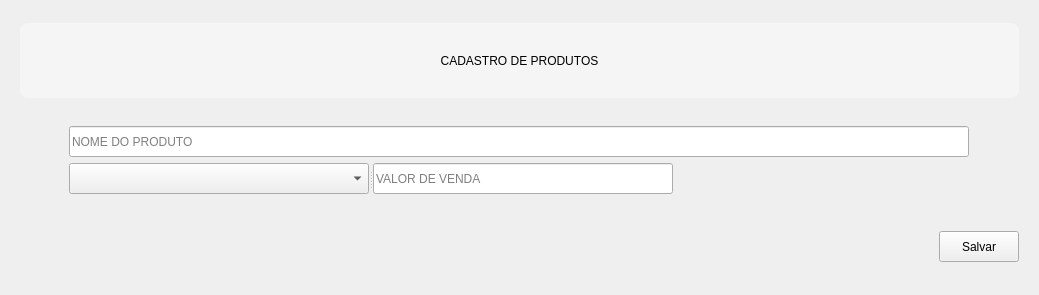
            <widget class="QWidget" name="cadastro_produto">
             <layout class="QVBoxLayout" name="verticalLayout_11">
              <item>
               <widget class="QWidget" name="widget_11" native="true">
                <property name="minimumSize">
                 <size>
                  <width>0</width>
                  <height>100</height>
                 </size>
                </property>
                <property name="maximumSize">
                 <size>
                  <width>16777215</width>
                  <height>100</height>
                 </size>
                </property>
                <property name="styleSheet">
                 <string notr="true">QFrame {
    background-color: #F5F5F5;
    border-radius: 8px;
}</string>
                </property>
                <layout class="QVBoxLayout" name="verticalLayout_10">
                 <item>
                  <widget class="QLabel" name="label_3">
                   <property name="minimumSize">
                    <size>
                     <width>0</width>
                     <height>75</height>
                    </size>
                   </property>
                   <property name="maximumSize">
                    <size>
                     <width>16777215</width>
                     <height>75</height>
                    </size>
                   </property>
                   <property name="text">
                    <string>CADASTRO DE PRODUTOS</string>
                   </property>
                   <property name="alignment">
                    <set>Qt::AlignmentFlag::AlignCenter</set>
                   </property>
                   <property name="indent">
                    <number>0</number>
                   </property>
                  </widget>
                 </item>
                </layout>
               </widget>
              </item>
              <item>
               <widget class="QWidget" name="widget_10" native="true">
                <layout class="QGridLayout" name="gridLayout_2">
                 <item row="1" column="0">
                  <widget class="QLineEdit" name="txt_nome_produto">
                   <property name="minimumSize">
                    <size>
                     <width>0</width>
                     <height>31</height>
                    </size>
                   </property>
                   <property name="maximumSize">
                    <size>
                     <width>900</width>
                     <height>16777215</height>
                    </size>
                   </property>
                   <property name="placeholderText">
                    <string>NOME DO PRODUTO</string>
                   </property>
                  </widget>
                 </item>
                 <item row="2" column="0">
                  <widget class="QSplitter" name="splitter_4">
                   <property name="orientation">
                    <enum>Qt::Orientation::Horizontal</enum>
                   </property>
                   <widget class="QComboBox" name="cb_tipo_produto">
                    <property name="minimumSize">
                     <size>
                      <width>0</width>
                      <height>31</height>
                     </size>
                    </property>
                    <property name="maximumSize">
                     <size>
                      <width>300</width>
                      <height>16777215</height>
                     </size>
                    </property>
                    <property name="placeholderText">
                     <string>TIPO</string>
                    </property>
                   </widget>
                   <widget class="QLineEdit" name="txt_valor_produto">
                    <property name="minimumSize">
                     <size>
                      <width>0</width>
                      <height>31</height>
                     </size>
                    </property>
                    <property name="maximumSize">
                     <size>
                      <width>300</width>
                      <height>16777215</height>
                     </size>
                    </property>
                    <property name="placeholderText">
                     <string>VALOR DE VENDA</string>
                    </property>
                   </widget>
                  </widget>
                 </item>
                </layout>
               </widget>
              </item>
              <item>
               <widget class="QWidget" name="widget_9" native="true">
                <property name="minimumSize">
                 <size>
                  <width>0</width>
                  <height>75</height>
                 </size>
                </property>
                <property name="maximumSize">
                 <size>
                  <width>16777215</width>
                  <height>75</height>
                 </size>
                </property>
                <layout class="QHBoxLayout" name="horizontalLayout_3">
                 <item>
                  <spacer name="horizontalSpacer">
                   <property name="orientation">
                    <enum>Qt::Orientation::Horizontal</enum>
                   </property>
                   <property name="sizeHint" stdset="0">
                    <size>
                     <width>919</width>
                     <height>20</height>
                    </size>
                   </property>
                  </spacer>
                 </item>
                 <item>
                  <widget class="QPushButton" name="btn_salvar_produto">
                   <property name="minimumSize">
                    <size>
                     <width>80</width>
                     <height>31</height>
                    </size>
                   </property>
                   <property name="maximumSize">
                    <size>
                     <width>80</width>
                     <height>31</height>
                    </size>
                   </property>
                   <property name="text">
                    <string>Salvar</string>
                   </property>
                  </widget>
                 </item>
                </layout>
               </widget>
              </item>
             </layout>
            </widget>
